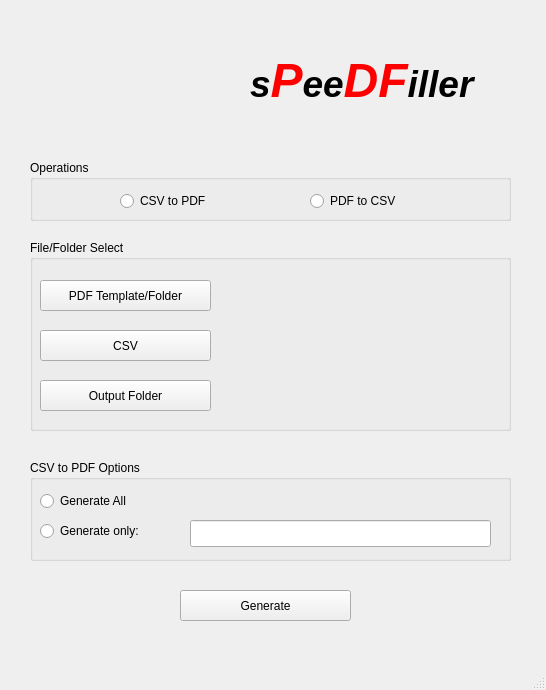
<?xml version="1.0" encoding="UTF-8"?>
<ui version="4.0">
 <class>Rob</class>
 <widget class="QMainWindow" name="Rob">
  <property name="geometry">
   <rect>
    <x>0</x>
    <y>0</y>
    <width>546</width>
    <height>690</height>
   </rect>
  </property>
  <property name="windowTitle">
   <string>sPeeDFiller</string>
  </property>
  <widget class="QWidget" name="centralwidget">
   <widget class="QLabel" name="label">
    <property name="geometry">
     <rect>
      <x>250</x>
      <y>30</y>
      <width>271</width>
      <height>101</height>
     </rect>
    </property>
    <property name="font">
     <font>
      <pointsize>20</pointsize>
      <weight>75</weight>
      <italic>true</italic>
      <bold>true</bold>
     </font>
    </property>
    <property name="text">
     <string>&lt;html&gt;&lt;head/&gt;&lt;body&gt;&lt;p&gt;&lt;span style=&quot; font-size:28pt;&quot;&gt;s&lt;/span&gt;&lt;span style=&quot; font-size:36pt; color:#ff0000;&quot;&gt;P&lt;/span&gt;&lt;span style=&quot; font-size:28pt;&quot;&gt;ee&lt;/span&gt;&lt;span style=&quot; font-size:36pt; color:#ff0000;&quot;&gt;DF&lt;/span&gt;&lt;span style=&quot; font-size:28pt;&quot;&gt;iller&lt;/span&gt;&lt;/p&gt;&lt;/body&gt;&lt;/html&gt;</string>
    </property>
   </widget>
   <widget class="QLabel" name="logo">
    <property name="geometry">
     <rect>
      <x>0</x>
      <y>-10</y>
      <width>221</width>
      <height>171</height>
     </rect>
    </property>
    <property name="text">
     <string>&lt;html&gt;&lt;head/&gt;&lt;body&gt;&lt;p&gt;&lt;img src=&quot;:/pics/R-robco-web2.png&quot;/&gt;&lt;/p&gt;&lt;/body&gt;&lt;/html&gt;</string>
    </property>
   </widget>
   <widget class="QPushButton" name="Generate">
    <property name="geometry">
     <rect>
      <x>180</x>
      <y>590</y>
      <width>171</width>
      <height>31</height>
     </rect>
    </property>
    <property name="text">
     <string>Generate</string>
    </property>
   </widget>
   <widget class="QGroupBox" name="groupBox_2">
    <property name="geometry">
     <rect>
      <x>30</x>
      <y>160</y>
      <width>481</width>
      <height>61</height>
     </rect>
    </property>
    <property name="title">
     <string>Operations</string>
    </property>
    <widget class="QRadioButton" name="csvtopdf">
     <property name="geometry">
      <rect>
       <x>90</x>
       <y>30</y>
       <width>117</width>
       <height>22</height>
      </rect>
     </property>
     <property name="text">
      <string>CSV to PDF</string>
     </property>
    </widget>
    <widget class="QRadioButton" name="pdftocsv">
     <property name="geometry">
      <rect>
       <x>280</x>
       <y>30</y>
       <width>117</width>
       <height>22</height>
      </rect>
     </property>
     <property name="text">
      <string>PDF to CSV</string>
     </property>
    </widget>
   </widget>
   <widget class="QGroupBox" name="groupBox">
    <property name="geometry">
     <rect>
      <x>30</x>
      <y>460</y>
      <width>481</width>
      <height>101</height>
     </rect>
    </property>
    <property name="title">
     <string>CSV to PDF Options</string>
    </property>
    <widget class="QRadioButton" name="generateall">
     <property name="geometry">
      <rect>
       <x>10</x>
       <y>30</y>
       <width>117</width>
       <height>22</height>
      </rect>
     </property>
     <property name="text">
      <string>Generate All</string>
     </property>
    </widget>
    <widget class="QRadioButton" name="generateonly">
     <property name="geometry">
      <rect>
       <x>10</x>
       <y>60</y>
       <width>131</width>
       <height>22</height>
      </rect>
     </property>
     <property name="text">
      <string>Generate only:</string>
     </property>
    </widget>
    <widget class="QLineEdit" name="recipelinedit">
     <property name="geometry">
      <rect>
       <x>160</x>
       <y>60</y>
       <width>301</width>
       <height>27</height>
      </rect>
     </property>
     <property name="text">
      <string/>
     </property>
    </widget>
    <widget class="QLabel" name="label_7">
     <property name="geometry">
      <rect>
       <x>160</x>
       <y>30</y>
       <width>301</width>
       <height>17</height>
      </rect>
     </property>
     <property name="text">
      <string/>
     </property>
    </widget>
   </widget>
   <widget class="QGroupBox" name="groupBox_3">
    <property name="geometry">
     <rect>
      <x>30</x>
      <y>240</y>
      <width>481</width>
      <height>191</height>
     </rect>
    </property>
    <property name="title">
     <string>File/Folder Select</string>
    </property>
    <widget class="QPushButton" name="pdfselect">
     <property name="geometry">
      <rect>
       <x>10</x>
       <y>40</y>
       <width>171</width>
       <height>31</height>
      </rect>
     </property>
     <property name="text">
      <string>PDF Template/Folder</string>
     </property>
    </widget>
    <widget class="QPushButton" name="csvselect">
     <property name="geometry">
      <rect>
       <x>10</x>
       <y>90</y>
       <width>171</width>
       <height>31</height>
      </rect>
     </property>
     <property name="text">
      <string>CSV</string>
     </property>
    </widget>
    <widget class="QPushButton" name="outputfolder">
     <property name="geometry">
      <rect>
       <x>10</x>
       <y>140</y>
       <width>171</width>
       <height>31</height>
      </rect>
     </property>
     <property name="text">
      <string>Output Folder</string>
     </property>
    </widget>
    <widget class="QLabel" name="csvlabel">
     <property name="geometry">
      <rect>
       <x>200</x>
       <y>100</y>
       <width>261</width>
       <height>17</height>
      </rect>
     </property>
     <property name="text">
      <string/>
     </property>
    </widget>
    <widget class="QLabel" name="pdflabel">
     <property name="geometry">
      <rect>
       <x>200</x>
       <y>50</y>
       <width>261</width>
       <height>17</height>
      </rect>
     </property>
     <property name="text">
      <string/>
     </property>
    </widget>
    <widget class="QLabel" name="outputlabel">
     <property name="geometry">
      <rect>
       <x>200</x>
       <y>150</y>
       <width>261</width>
       <height>17</height>
      </rect>
     </property>
     <property name="text">
      <string/>
     </property>
    </widget>
   </widget>
  </widget>
  <widget class="QMenuBar" name="menubar">
   <property name="geometry">
    <rect>
     <x>0</x>
     <y>0</y>
     <width>546</width>
     <height>25</height>
    </rect>
   </property>
  </widget>
  <widget class="QStatusBar" name="statusbar"/>
 </widget>
 <resources>
  <include location="myres.qrc"/>
 </resources>
 <connections/>
</ui>
